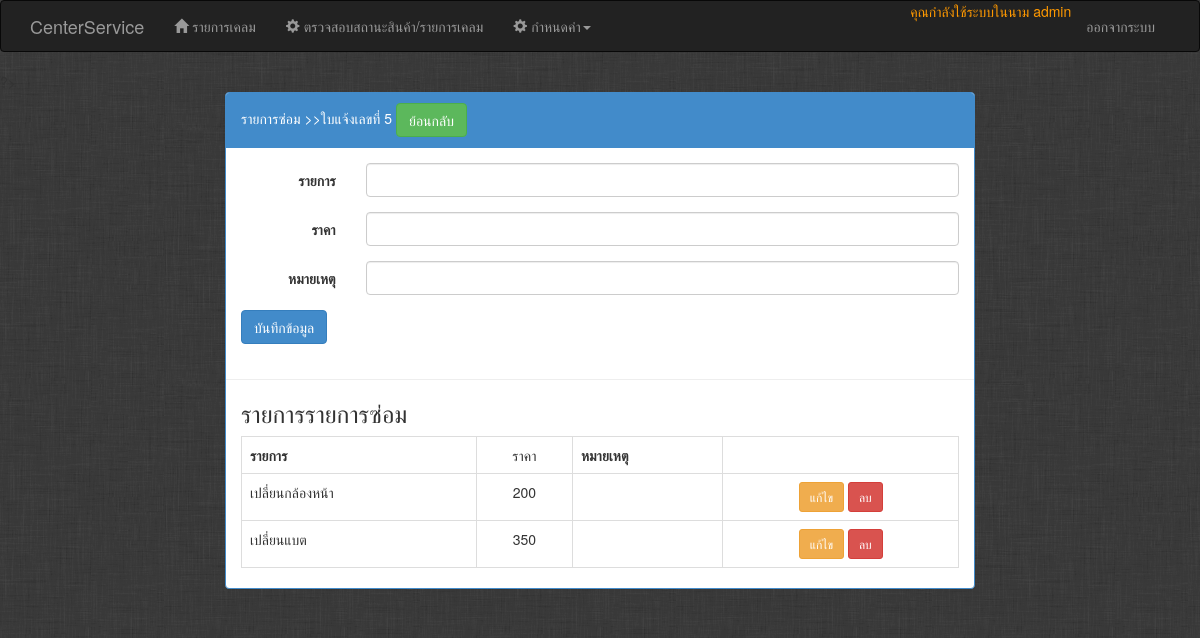
The app's page /Admin/admin_endaddjob.php?jid=5 (signed in) with its own data.
### tables this page shows
CREATE TABLE IF NOT EXISTS `repairs` (
  `id` int(11) NOT NULL AUTO_INCREMENT COMMENT 'รหัสรายการซ่อม',
  `repair` varchar(255) DEFAULT NULL COMMENT 'รายการ',
  `price` int(11) DEFAULT NULL COMMENT 'ราคา',
  `note` varchar(255) DEFAULT NULL COMMENT 'หมายเหตุ',
  `job_service_id` int(11) NOT NULL COMMENT 'หมายเลขใบเคลม',
  PRIMARY KEY (`id`),
  KEY `fk_repairs_job_service1_idx` (`job_service_id`)
);

### Admin/admin_endaddjob.php (the view, shortened to what this page needs)
<?php
include 'header.php';
include 'nav.php';
include '../dbconn.php';
$cid = $_GET['jid'];
$e=$cid;
$repair=null;
$price=null;
$note=null;
$sql = "SELECT * FROM repairs WHERE job_service_id='$e'";
$result = $conn->query($sql);
?>
<div class="container">
	<div class="row">
<div class="col-md-2">
</div>
		<div class="col-md-8">
<div class="panel panel-primary">
  <div class="panel-heading">รายการซ่อม >>ใบแจ้งเลขที่ <?php echo $e ;?> <a href="admin_endjob.php?jid=<?php echo $e;?>" class="btn btn-success">ย้อนกลับ</a></div>
	<div class="panel-body">
		<form method="post" action="<?php echo $_SERVER['PHP_SELF'];?>?jid=<?=$cid?>&" class="form-horizontal">
		    <div class="form-group">
		                <label class="control-label col-md-2" for="r-repair">รายการ</label>
		                <div class="col-md-10">
		                <input id="r-repair" class="form-control" type="text" name="r[repair]" value="<?php echo $repair;?>" >
		                </div>
		            </div><div class="form-group">
		                <label class="control-label col-md-2" for="r-price">ราคา</label>
		                <div class="col-md-10">
		                <input id="r-price" class="form-control" type="text" name="r[price]" value="<?php echo $price;?>" >
		                </div>
		            </div><div class="form-group">
		                <label class="control-label col-md-2" for="r-note">หมายเหตุ</label>
		                <div class="col-md-10">
		                <input id="r-note" class="form-control" type="text" name="r[note]" value="<?php echo $note;?>" >
		                </div>
		            </div>
		        <input type="submit" value="บันทึกข้อมูล" class="btn btn-primary">
		</form>
		</div>
		<hr />
		<div class="col-md-12">
		<h3>รายการรายการซ่อม</h3>
		<table class="table table-bordered table-hover">
		    <tr>
		        <th>รายการ</th>
			<td><center>ราคา</center></td>
			<th>หมายเหตุ</th>
		        <th></th>
		    </tr>
		    <?php while($rsre=mysqli_fetch_array($result)){
					?>
		    <tr>
		        <td><?php echo $rsre['repair'];?></td>
						<td ><center>  <?php echo $rsre['price'];?></center></td>
						<td><?php echo $rsre['note'];?></td>
		        <td>
		          <center>
		            <a href="<?php echo $_SERVER['PHP_SELF'];?>?jid=<?=$cid?>&eid=<?php echo $rsre['id'];?>" class="btn btn-sm btn-warning">แก้ไข</a>
		            <a href="<?php echo $_SERVER['PHP_SELF'];?>?jid=<?=$cid?>&did=<?php echo $rsre['id'];?>" class="btn btn-sm btn-danger" onclick="return confirm('แน่ใจนะว่าต้องการลบ?');">ลบ</a>
		          </center>
		          </td>
		    </tr>
		    <?php }?>
		</table>
		</div>
  </div>
	<div class="col-md-2">
	</div>
</div>
</div>
</div>
</div>
<?php
include '../footer.php'
 ?>

### records on screen
repairs: repair "เปลี่ยนกล้องหน้า", price "200"
repairs: repair "เปลี่ยนแบต", price "350"

### other values on screen
$_SESSION['user']['username'] "admin"
$e "5"
